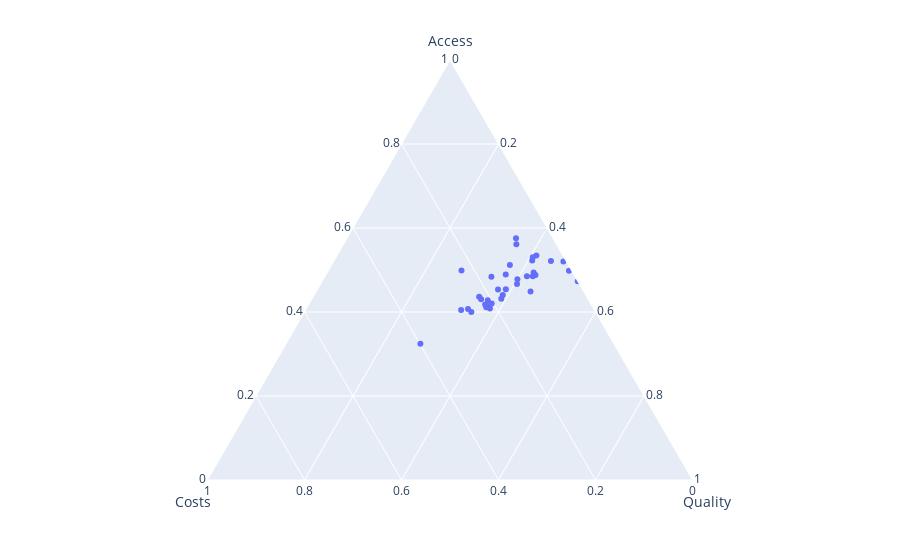

Source (notebook cell):
### Code cell
px.scatter_ternary(
    df,
    a='Access',
    b='Costs',
    c='Quality',
    hover_name='Country'
)

### Figure 1 — Plotly figure (JSON) as saved in the notebook; plotly's stock layout.template omitted (floating-point values rounded to 4 significant figures)
{"data": [{"a": [0.898, 0.882, 0.879, 0.876, 0.76, 0.678, 0.729, 0.857, 0.814, 0.896, 0.879, 0.864, 0.87, 0.796, 0.936, 0.884, 0.855, 0.887, 0.89, 0.777, 0.766, 0.626, 0.895, 0.862, 0.905, 0.796, 0.845, 0.786, 0.874, 0.858, 0.896, 0.905, 0.918, 0.762, 0.846, 0.813], "b": [0.4365, 0.4713, 0.4495, 0.4487, 0.1242, 0.007503, 0.04373, 0.4486, 0.1331, 0.3439, 0.4263, 0.5531, 0.1279, 0.1055, 0.3338, 0.4019, 0.1744, 0.2545, 0.3679, 0.07922, 0.1367, 0, 0.4674, 0.2992, 0.5759, 0.1056, 0.2157, 0.09508, 0.2061, 0.2098, 0.2471, 0.4606, 0.6227, 0.008897, 0.3289, 1], "c": [0.764, 0.792, 0.794, 0.71, 0.655, 0.675, 0.626, 0.794, 0.721, 0.735, 0.786, 0.743, 0.552, 0.482, 0.664, 0.486, 0.734, 0.671, 0.804, 0.597, 0.676, 0.697, 0.778, 0.736, 0.741, 0.622, 0.707, 0.601, 0.628, 0.845, 0.778, 0.71, 0.727, 0.694, 0.747, 0.694], "hovertemplate": "<b>%{hovertext}</b><br><br>Access=%{a}<br>Costs=%{b}<br>Quality=%{c}<extra></extra>", "hovertext": ["Australia", "Austria", "Belgium", "Canada", "Chile", "Colombia", "Costa Rica", "Denmark", "Estonia", "Finland", "France", "Germany", "Greece", "Hungary", "Iceland", "Ireland", "Israel", "Italy", "Japan", "Latvia", "Lithuania", "Mexico", "Netherlands", "New Zealand", "Norway", "Poland", "Portugal", "Slovakia", "Slovenia", "South Korea", "Spain", "Sweden", "Switzerland", "Turkey", "United Kingdom", "United States"], "legendgroup": "", "marker": {"color": "#636efa", "symbol": "circle"}, "mode": "markers", "name": "", "showlegend": false, "subplot": "ternary", "type": "scatterternary"}], "layout": {"legend": {"tracegroupgap": 0}, "margin": {"t": 60}, "ternary": {"aaxis": {"title": {"text": "Access"}}, "baxis": {"title": {"text": "Costs"}}, "caxis": {"title": {"text": "Quality"}}, "domain": {"x": [0, 1], "y": [0, 1]}}}}
